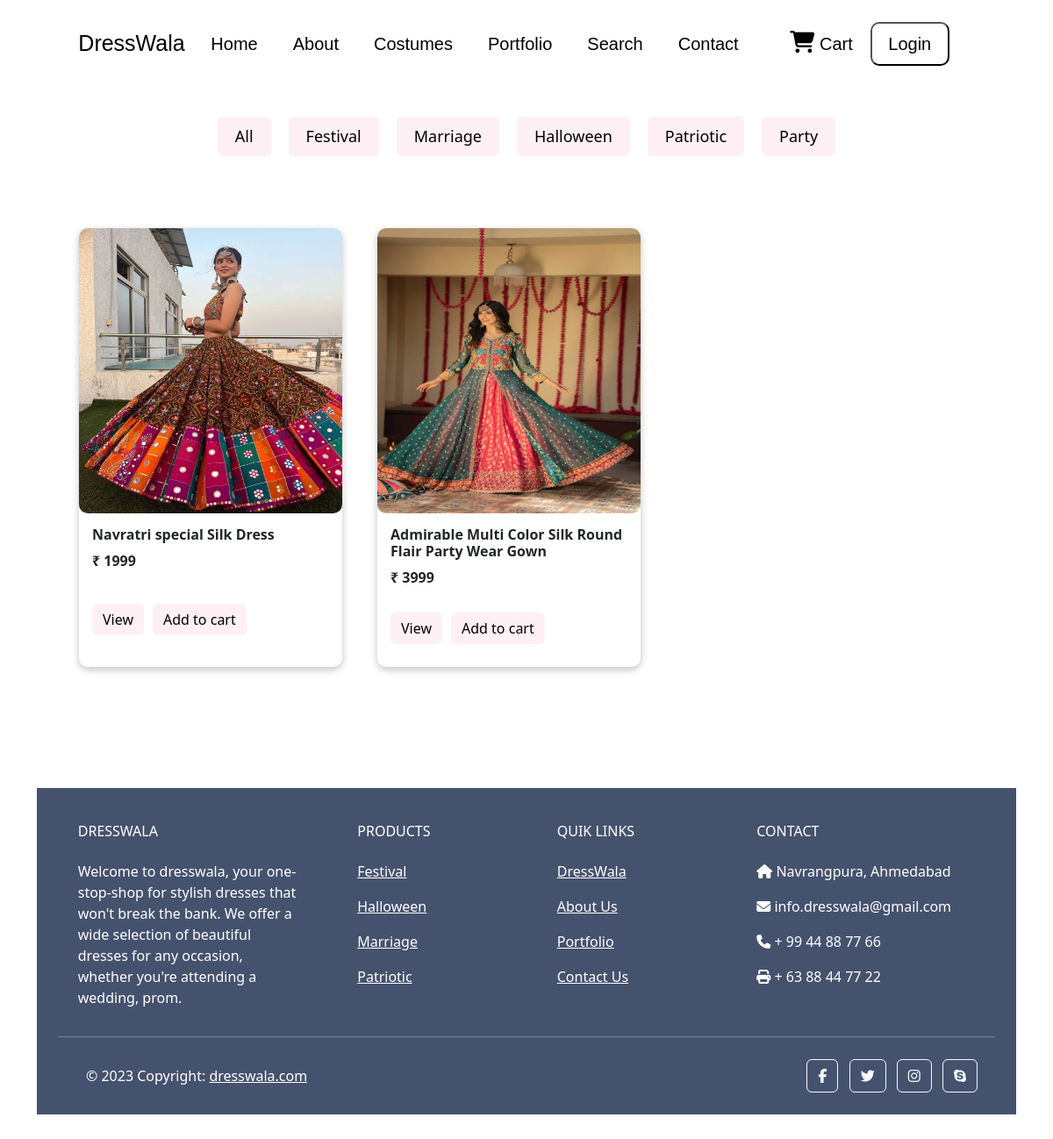
/festival/, run on the app's committed database.
### Mainpage/models.py (models this page shows, shortened)
class ProductData(models.Model):
    product_id = models.AutoField
    product_name = models.TextField(max_length=200,default="")
    product_price = models.IntegerField(default=0)
    product_img = models.ImageField(upload_to="products")
    product_desc = models.TextField(max_length=6000,default="")
    product_cat = models.TextField(max_length=100,default="")

### Mainpage/views.py (the view)
# urls.py: path('festival/',views.FestivalPage,name="FestivalPage"),
def FestivalPage(request):
    products = ProductData.objects.filter(product_cat = "Festival").all()
    return render(request,"Mainpage/costume.html",{"products":products})

### Mainpage/templates/Mainpage/costume.html (shortened to what this page needs)
{% extends 'Mainpage/basic.html' %}
{% load static %}
    {% block body %}
    <div class="main">
        <div class="header-part">
            <div class="category">
                <form action="/costumes/" method="post">{% csrf_token %}
                    <button type="submit">All</button>
                </form>
            </div>
            <div class="category">
                <form action="/festival/" method="post">{% csrf_token %}
                    <button type="submit">Festival</button>
                </form>
            </div>
            <div class="category">
                <form action="/Marriage/" method="post">{% csrf_token %}
                    <button type="submit">Marriage</button>
                </form>
            </div>
            <div class="category">
                <form action="/Halloween/" method="post">{% csrf_token %}
                    <button type="submit">Halloween</button>
                </form>
            </div>
            <div class="category">
                <form action="/Patriotic/" method="post">{% csrf_token %}
                    <button type="submit">Patriotic</button>
                </form>
            </div>
            <div class="category">
                <form action="/Party/" method="post">{% csrf_token %}
                    <button type="submit">Party</button>
                </form>
            </div>
        </div>
        <div class="content">
            {% for i in products %}
            <div class="box">
                <div class="img-part">
                    <img style="height: 100%; width: 100%;" src="/media/{{i.product_img}}" alt="">
                </div>
                <div class="card-content">
                    <div class="heading">
                        <h6><b>{{i.product_name}}</b></h6>
                        <p><b>₹ {{i.product_price}}</b></p>
                    </div>
                    <a href="/product/{{i.id}}"><button type="button" style="margin-right: 10px;"
                            class="btn btn-primary">View</button></a>
                    <form action="/Mycart/" method="post">{% csrf_token %}
                        <button type="submit" class="btn btn-primary">Add to cart</button>
                    </form>
                </div>
            </div>
            {% endfor %}
        </div>
    </div>
    {% endblock %}

### Mainpage/templates/Mainpage/costume.html (style rules this page uses)
.main { margin-top: 100px; padding: 20px; }
body { -ms-overflow-style: none; scrollbar-width: none; overflow: hidden; overflow-y: scroll; }
.main .header-part { -ms-overflow-style: none; scrollbar-width: none; height: 70px; width: 100%; display: flex; align-items: center; justify-content: center; overflow: scroll; }
.main .header-part .category button { height: 45px; padding-left: 20px; padding-right: 20px; margin-left: 10px; margin-right: 10px; font-size: 18px; border-radius: 5px; color: black; background-color: lavenderblush; border:none; transition-duration: 1s; }
.main .content { height: auto; width: 100%; display: flex; flex-wrap: wrap; padding: 50px; }
.main .content .box { height: 500px; width: 300px; margin: 20px; box-shadow: rgba(0, 0, 0, 0.24) 0px 3px 8px; border-radius: 10px; }
.main .content .box .img-part { height: 65%; width: 100%; border-radius: 10px; }
.main .content .box .img-part img { border-radius: 10px; }
.main .content .box .card-content { height: 35%; padding: 15px; display: flex; flex-wrap: wrap; }
.main .content .box .card-content .heading { width: 100%; }
.main .content .box .card-content button { color: black; background-color: lavenderblush; border:none; }

### data on the page
ProductData: product_img (picture), product_name "Navratri special Silk Dress", product_price "1999"
ProductData: product_img (picture), product_name "Admirable Multi Color Silk Round Flair Party Wear Gown", product_price "3999"
